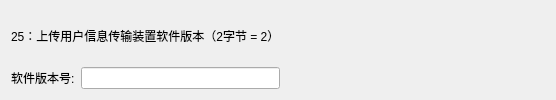
               <widget class="QWidget" name="page_14">
                <layout class="QGridLayout" name="gridLayout_18">
                 <item row="1" column="0">
                  <widget class="QLabel" name="label_78">
                   <property name="text">
                    <string>软件版本号:</string>
                   </property>
                  </widget>
                 </item>
                 <item row="1" column="1">
                  <widget class="QLineEdit" name="Line_25_1"/>
                 </item>
                 <item row="1" column="2">
                  <spacer name="horizontalSpacer_13">
                   <property name="orientation">
                    <enum>Qt::Orientation::Horizontal</enum>
                   </property>
                   <property name="sizeHint" stdset="0">
                    <size>
                     <width>265</width>
                     <height>20</height>
                    </size>
                   </property>
                  </spacer>
                 </item>
                 <item row="0" column="0" colspan="2">
                  <widget class="QLabel" name="label_77">
                   <property name="maximumSize">
                    <size>
                     <width>16777215</width>
                     <height>60</height>
                    </size>
                   </property>
                   <property name="text">
                    <string>25：上传用户信息传输装置软件版本（2字节 = 2）</string>
                   </property>
                  </widget>
                 </item>
                </layout>
               </widget>
